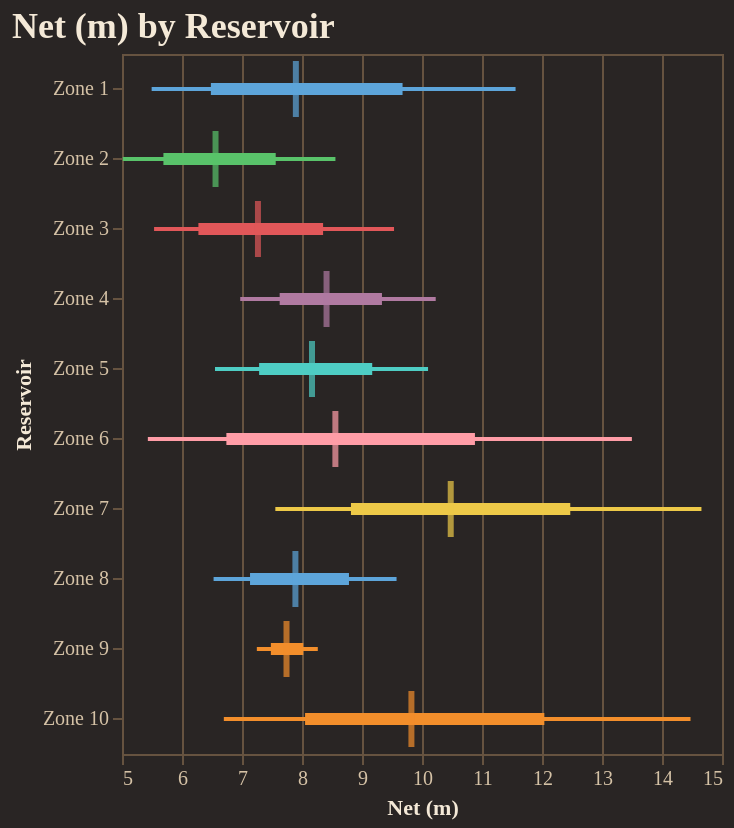

Notebook code cell kept with this figure:
### Code cell
fig = reporter.plotter.forest_plot(
    "Net (m)", 
    backend=PLOTTING_BACKEND
)
fig.show()

### Figure 1 — Vega-Lite specification as saved in the notebook (floating-point values rounded to 4 significant figures)
{"config": {"background": "#292524", "view": {"fill": "#292524", "stroke": "#665340"}, "title": {"color": "#f4e9d7", "font": "Merriweather", "fontSize": 18, "fontWeight": 600, "subtitleColor": "#d5c2a6", "anchor": "start"}, "axis": {"domainColor": "#665340", "gridColor": "#665340", "tickColor": "#665340", "labelColor": "#d5c2a6", "titleColor": "#f4e9d7", "labelFont": "Merriweather", "titleFont": "Merriweather"}, "legend": {"titleColor": "#f4e9d7", "labelColor": "#d5c2a6", "labelFont": "Merriweather", "titleFont": "Merriweather", "orient": "top-right", "symbolType": "circle"}, "header": {"labelColor": "#d5c2a6", "titleColor": "#f4e9d7", "labelFont": "Merriweather", "titleFont": "Merriweather"}, "mark": {"color": "#c78d3b"}, "line": {"color": "#c78d3b"}, "bar": {"color": "#c78d3b"}, "point": {"color": "#ddb06d"}, "area": {"color": "#c78d3b", "opacity": 0.35}, "text": {"color": "#f4e9d7", "font": "Merriweather"}, "range": {"category": ["#5DA5DA", "#F28E2B", "#59C36A", "#E15759", "#B07AA1", "#4ECDC4", "#FF9DA7", "#EDC948"]}}, "layer": [{"mark": {"type": "rule", "strokeWidth": 2}, "encoding": {"color": {"field": "group", "legend": null, "type": "nominal"}, "x": {"field": "p10", "scale": {"zero": false}, "title": "Net (m)", "type": "quantitative"}, "x2": {"field": "p90"}, "y": {"field": "group", "sort": ["Zone 1", "Zone 2", "Zone 3", "Zone 4", "Zone 5", "Zone 6", "Zone 7", "Zone 8", "Zone 9", "Zone 10"], "title": "Reservoir", "type": "nominal"}}}, {"mark": {"type": "rule", "strokeWidth": 6}, "encoding": {"color": {"field": "group", "legend": null, "type": "nominal"}, "x": {"field": "p25", "scale": {"zero": false}, "title": "Net (m)", "type": "quantitative"}, "x2": {"field": "p75"}, "y": {"field": "group", "sort": ["Zone 1", "Zone 2", "Zone 3", "Zone 4", "Zone 5", "Zone 6", "Zone 7", "Zone 8", "Zone 9", "Zone 10"], "title": "Reservoir", "type": "nominal"}}}, {"mark": {"type": "tick", "color": "black", "size": 28, "thickness": 3}, "encoding": {"color": {"field": "group", "legend": null, "type": "nominal"}, "tooltip": [{"field": "group", "title": "Group", "type": "nominal"}, {"field": "p10", "title": "P10", "type": "quantitative"}, {"field": "p25", "title": "P25", "type": "quantitative"}, {"field": "median", "title": "Median", "type": "quantitative"}, {"field": "p75", "title": "P75", "type": "quantitative"}, {"field": "p90", "title": "P90", "type": "quantitative"}], "x": {"field": "median", "scale": {"zero": false}, "title": "Net (m)", "type": "quantitative"}, "y": {"field": "group", "sort": ["Zone 1", "Zone 2", "Zone 3", "Zone 4", "Zone 5", "Zone 6", "Zone 7", "Zone 8", "Zone 9", "Zone 10"], "title": "Reservoir", "type": "nominal"}}}], "data": {"name": "data-a431c511cc26a4770077a79601d160e0"}, "height": 350, "title": "Net (m) by Reservoir", "width": "container", "$schema": "https://vega.github.io/schema/vega-lite/v5.20.1.json", "datasets": {"data-a431c511cc26a4770077a79601d160e0": [{"group": "Zone 1", "p10": 5.494, "p25": 6.481, "median": 7.898, "p75": 9.676, "p90": 11.56}, {"group": "Zone 2", "p10": 5.013, "p25": 5.69, "median": 6.559, "p75": 7.562, "p90": 8.557}, {"group": "Zone 3", "p10": 5.534, "p25": 6.273, "median": 7.266, "p75": 8.352, "p90": 9.534}, {"group": "Zone 4", "p10": 6.971, "p25": 7.628, "median": 8.409, "p75": 9.333, "p90": 10.23}, {"group": "Zone 5", "p10": 6.55, "p25": 7.285, "median": 8.166, "p75": 9.17, "p90": 10.1}, {"group": "Zone 6", "p10": 5.431, "p25": 6.74, "median": 8.556, "p75": 10.88, "p90": 13.5}, {"group": "Zone 7", "p10": 7.556, "p25": 8.816, "median": 10.48, "p75": 12.47, "p90": 14.66}, {"group": "Zone 8", "p10": 6.526, "p25": 7.134, "median": 7.89, "p75": 8.783, "p90": 9.576}, {"group": "Zone 9", "p10": 7.247, "p25": 7.481, "median": 7.742, "p75": 8.021, "p90": 8.263}, {"group": "Zone 10", "p10": 6.697, "p25": 8.051, "median": 9.824, "p75": 12.04, "p90": 14.48}]}}
